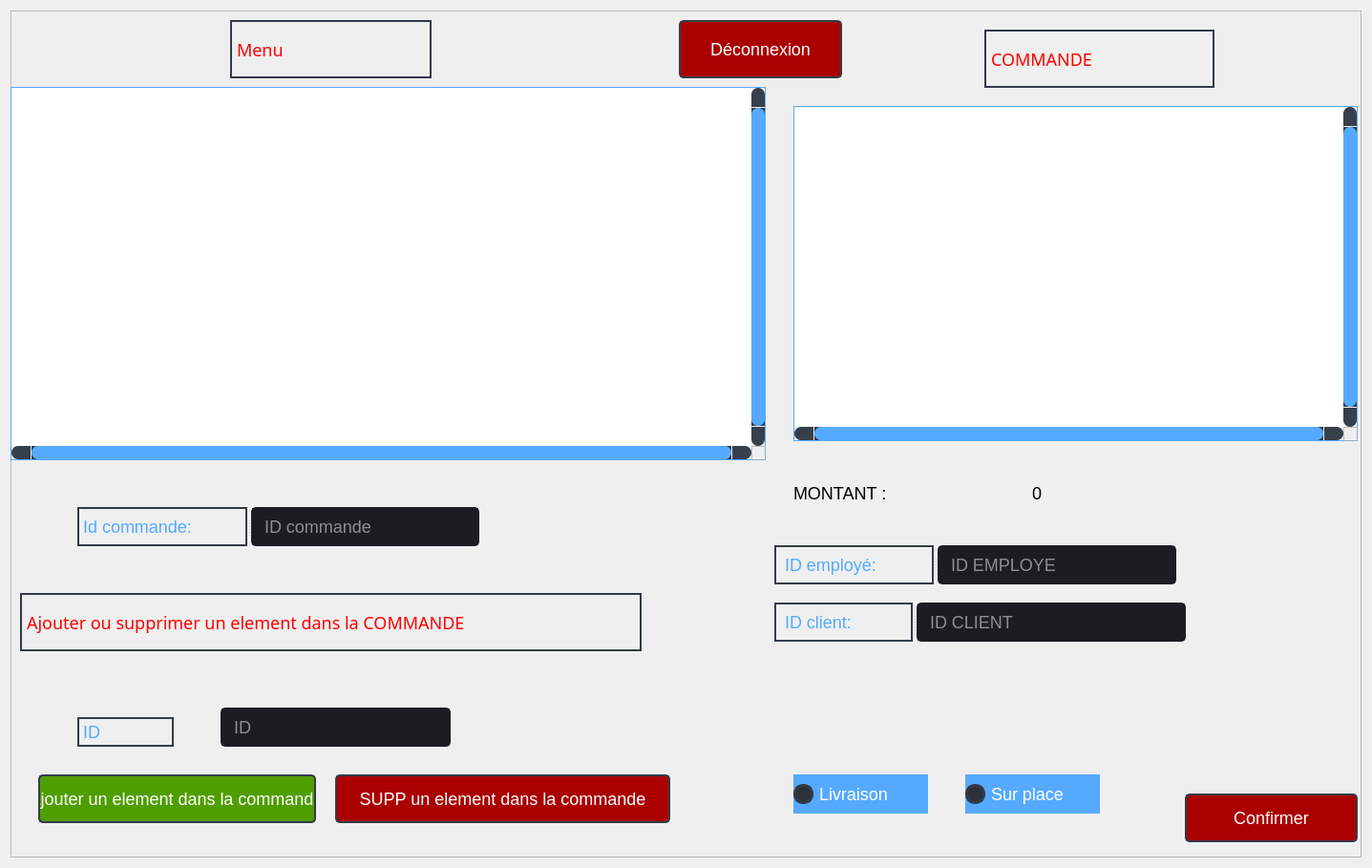
<?xml version="1.0" encoding="UTF-8"?>
<ui version="4.0">
 <class>commande</class>
 <widget class="QDialog" name="commande">
  <property name="geometry">
   <rect>
    <x>0</x>
    <y>0</y>
    <width>1437</width>
    <height>909</height>
   </rect>
  </property>
  <property name="windowTitle">
   <string>Commande</string>
  </property>
  <property name="styleSheet">
   <string notr="true">background-color: rgb(40, 44, 52);
QDialog {background: transparent; }
QToolTip {
	color: #ffffff;
	background-color: rgba(27, 29, 35, 160);
	border: 1px solid rgb(40, 40, 40);
	border-radius: 2px;
}
*{
	
	font-size:18px;
};
border-radius: 5px;
gridline-color: transparent;
border-bottom: 1px solid rgb(44, 49, 60);
color: rgb(255, 96, 96);
QMainWindow {background: transparent; }
QToolTip {
	color: #ffffff;
	background-color: rgba(27, 29, 35, 160);
	border: 1px solid rgb(40, 40, 40);
	border-radius: 2px;
}</string>
  </property>
  <layout class="QHBoxLayout" name="horizontalLayout">
   <item>
    <widget class="QFrame" name="frame">
     <property name="styleSheet">
      <string notr="true">background-color: rgb(40, 44, 52);/* LINE EDIT */
QLineEdit {
	background-color: rgb(27, 29, 35);
	border-radius: 5px;
	border: 2px solid rgb(27, 29, 35);
	padding-left: 10px;
}
QLineEdit:hover {
	border: 2px solid rgb(64, 71, 88);
}
QLineEdit:focus {
	border: 2px solid rgb(91, 101, 124);
}

/* SCROLL BARS */
QScrollBar:horizontal {
    border: none;
    background: rgb(52, 59, 72);
    height: 14px;
    margin: 0px 21px 0 21px;
	border-radius: 0px;
}
QScrollBar::handle:horizontal {
    background: rgb(85, 170, 255);
    min-width: 25px;
	border-radius: 7px
}
QScrollBar::add-line:horizontal {
    border: none;
    background: rgb(55, 63, 77);
    width: 20px;
	border-top-right-radius: 7px;
    border-bottom-right-radius: 7px;
    subcontrol-position: right;
    subcontrol-origin: margin;
}
QScrollBar::sub-line:horizontal {
    border: none;
    background: rgb(55, 63, 77);
    width: 20px;
	border-top-left-radius: 7px;
    border-bottom-left-radius: 7px;
    subcontrol-position: left;
    subcontrol-origin: margin;
}
QScrollBar::up-arrow:horizontal, QScrollBar::down-arrow:horizontal
{
     background: none;
}
QScrollBar::add-page:horizontal, QScrollBar::sub-page:horizontal
{
     background: none;
}
 QScrollBar:vertical {
	border: none;
    background: rgb(52, 59, 72);
    width: 14px;
    margin: 21px 0 21px 0;
	border-radius: 0px;
 }
 QScrollBar::handle:vertical {	
	background: rgb(85, 170, 255);
    min-height: 25px;
	border-radius: 7px
 }
 QScrollBar::add-line:vertical {
     border: none;
    background: rgb(55, 63, 77);
     height: 20px;
	border-bottom-left-radius: 7px;
    border-bottom-right-radius: 7px;
     subcontrol-position: bottom;
     subcontrol-origin: margin;
 }
 QScrollBar::sub-line:vertical {
	border: none;
    background: rgb(55, 63, 77);
     height: 20px;
	border-top-left-radius: 7px;
    border-top-right-radius: 7px;
     subcontrol-position: top;
     subcontrol-origin: margin;
 }
 QScrollBar::up-arrow:vertical, QScrollBar::down-arrow:vertical {
     background: none;
 }

 QScrollBar::add-page:vertical, QScrollBar::sub-page:vertical {
     background: none;
 }

/* CHECKBOX */
QCheckBox::indicator {
    border: 3px solid rgb(52, 59, 72);
	width: 15px;
	height: 15px;
	border-radius: 10px;
    background: rgb(44, 49, 60);
}
QCheckBox::indicator:hover {
    border: 3px solid rgb(58, 66, 81);
}
QCheckBox::indicator:checked {
    background: 3px solid rgb(52, 59, 72);
	border: 3px solid rgb(52, 59, 72);	
	background-image: url(:/16x16/icons/16x16/cil-check-alt.png);
}

/* RADIO BUTTON */
QRadioButton::indicator {
    border: 3px solid rgb(52, 59, 72);
	width: 15px;
	height: 15px;
	border-radius: 10px;
    background: rgb(44, 49, 60);
}
QRadioButton::indicator:hover {
    border: 3px solid rgb(58, 66, 81);
}
QRadioButton::indicator:checked {
    background: 3px solid rgb(94, 106, 130);
	border: 3px solid rgb(52, 59, 72);	
}

/* COMBOBOX */
QComboBox{
	background-color: rgb(27, 29, 35);
	border-radius: 5px;
	border: 2px solid rgb(27, 29, 35);
	padding: 5px;
	padding-left: 10px;
}
QComboBox:hover{
	border: 2px solid rgb(64, 71, 88);
}
QComboBox::drop-down {
	subcontrol-origin: padding;
	subcontrol-position: top right;
	width: 25px; 
	border-left-width: 3px;
	border-left-color: rgba(39, 44, 54, 150);
	border-left-style: solid;
	border-top-right-radius: 3px;
	border-bottom-right-radius: 3px;	
	background-image: url(:/16x16/icons/16x16/cil-arrow-bottom.png);
	background-position: center;
	background-repeat: no-reperat;
 }
QComboBox QAbstractItemView {
	color: rgb(85, 170, 255);	
	background-color: rgb(27, 29, 35);
	padding: 10px;
	selection-background-color: rgb(39, 44, 54);
}

/* SLIDERS */
QSlider::groove:horizontal {
    border-radius: 9px;
    height: 18px;
	margin: 0px;
	background-color: rgb(52, 59, 72);
}
QSlider::groove:horizontal:hover {
	background-color: rgb(55, 62, 76);
}
QSlider::handle:horizontal {
    background-color: rgb(85, 170, 255);
    border: none;
    height: 18px;
    width: 18px;
    margin: 0px;
	border-radius: 9px;
}
QSlider::handle:horizontal:hover {
    background-color: rgb(105, 180, 255);
}
QSlider::handle:horizontal:pressed {
    background-color: rgb(65, 130, 195);
}

QSlider::groove:vertical {
    border-radius: 9px;
    width: 18px;
    margin: 0px;
	background-color: rgb(52, 59, 72);
}
QSlider::groove:vertical:hover {
	background-color: rgb(55, 62, 76);
}
QSlider::handle:vertical {
    background-color: rgb(85, 170, 255);
	border: none;
    height: 18px;
    width: 18px;
    margin: 0px;
	border-radius: 9px;
}
QSlider::handle:vertical:hover {
    background-color: rgb(105, 180, 255);
}
QSlider::handle:vertical:pressed {
    background-color: rgb(65, 130, 195);
}
QTableWidget{
	background-color: rgb(255, 255, 255);
}
QDialog {background: transparent; }
QToolTip {
	color: #ffffff;
	background-color: rgba(27, 29, 35, 160);
	border: 1px solid rgb(40, 40, 40);
	border-radius: 2px;
}
*{
	
	font-size:18px;
}

</string>
     </property>
     <property name="frameShape">
      <enum>QFrame::StyledPanel</enum>
     </property>
     <property name="frameShadow">
      <enum>QFrame::Raised</enum>
     </property>
     <widget class="QPushButton" name="pushButton_43">
      <property name="geometry">
       <rect>
        <x>1230</x>
        <y>820</y>
        <width>181</width>
        <height>51</height>
       </rect>
      </property>
      <property name="minimumSize">
       <size>
        <width>150</width>
        <height>30</height>
       </size>
      </property>
      <property name="font">
       <font>
        <family>Segoe UI</family>
        <pointsize>9</pointsize>
       </font>
      </property>
      <property name="styleSheet">
       <string notr="true">QPushButton {
	color: rgb(255, 255, 255);
	border: 2px solid rgb(52, 59, 72);
	border-radius: 5px;	
	
	background-color: rgb(170, 0, 0);

}
QPushButton:hover {
	background-color: rgb(57, 65, 80);
	border: 2px solid rgb(61, 70, 86);
}
QPushButton:pressed {	
	background-color: rgb(35, 40, 49);
	border: 2px solid rgb(43, 50, 61);
}</string>
      </property>
      <property name="text">
       <string>Confirmer</string>
      </property>
      <property name="icon">
       <iconset>
        <normaloff>:/16x16/icons/16x16/cil-folder-open.png</normaloff>:/16x16/icons/16x16/cil-folder-open.png</iconset>
      </property>
     </widget>
     <widget class="QLabel" name="label_16">
      <property name="geometry">
       <rect>
        <x>1020</x>
        <y>20</y>
        <width>241</width>
        <height>61</height>
       </rect>
      </property>
      <property name="font">
       <font>
        <family>Orbitron</family>
        <pointsize>20</pointsize>
        <weight>9</weight>
        <italic>false</italic>
        <bold>false</bold>
       </font>
      </property>
      <property name="styleSheet">
       <string notr="true">
color: rgb(255, 0, 0);

border:2px solid  rgb(52, 59, 72);
font: 75 20pt &quot;Orbitron&quot;;
</string>
      </property>
      <property name="text">
       <string>COMMANDE</string>
      </property>
     </widget>
     <widget class="QCheckBox" name="checkBox_2">
      <property name="geometry">
       <rect>
        <x>820</x>
        <y>800</y>
        <width>141</width>
        <height>41</height>
       </rect>
      </property>
      <property name="font">
       <font>
        <pointsize>11</pointsize>
       </font>
      </property>
      <property name="styleSheet">
       <string notr="true">
QCheckBox::indicator:checked {
	background-color: rgb(170, 0, 0);

}
QCheckBox {
background-color: rgb(85, 170, 255);
color :rgb(255, 255, 255);
}
QCheckBox:hover {
	background-color: rgb(57, 65, 80);
	border: 2px solid rgb(61, 70, 86);
}
QCheckBox:pressed {	
	background-color: rgb(35, 40, 49);
	border: 2px solid rgb(43, 50, 61);
}
</string>
      </property>
      <property name="text">
       <string>Livraison</string>
      </property>
      <attribute name="buttonGroup">
       <string notr="true">buttonGroup</string>
      </attribute>
     </widget>
     <widget class="QCheckBox" name="checkBox_4">
      <property name="geometry">
       <rect>
        <x>1000</x>
        <y>800</y>
        <width>141</width>
        <height>41</height>
       </rect>
      </property>
      <property name="font">
       <font>
        <pointsize>11</pointsize>
       </font>
      </property>
      <property name="styleSheet">
       <string notr="true">
QCheckBox::indicator:checked {
	background-color: rgb(170, 0, 0);

}
QCheckBox {
background-color: rgb(85, 170, 255);
color :rgb(255, 255, 255);
}
QCheckBox:hover {
	background-color: rgb(57, 65, 80);
	border: 2px solid rgb(61, 70, 86);
}
QCheckBox:pressed {	
	background-color: rgb(35, 40, 49);
	border: 2px solid rgb(43, 50, 61);
}
</string>
      </property>
      <property name="text">
       <string>Sur place</string>
      </property>
      <attribute name="buttonGroup">
       <string notr="true">buttonGroup</string>
      </attribute>
     </widget>
     <widget class="QSplitter" name="splitter">
      <property name="geometry">
       <rect>
        <x>800</x>
        <y>620</y>
        <width>431</width>
        <height>41</height>
       </rect>
      </property>
      <property name="orientation">
       <enum>Qt::Horizontal</enum>
      </property>
      <widget class="QLabel" name="label_13">
       <property name="font">
        <font>
         <pointsize>11</pointsize>
        </font>
       </property>
       <property name="styleSheet">
        <string notr="true">color : rgb(85, 170, 255);

border:2px solid  rgb(52, 59, 72);
</string>
       </property>
       <property name="text">
        <string> ID client:</string>
       </property>
      </widget>
      <widget class="QLineEdit" name="lineEdit_7">
       <property name="minimumSize">
        <size>
         <width>0</width>
         <height>30</height>
        </size>
       </property>
       <property name="styleSheet">
        <string notr="true">QLineEdit {
color : rgb(255, 255, 255);
	background-color: rgb(27, 29, 35);
	border-radius: 5px;
	border: 2px solid rgb(27, 29, 35);
	padding-left: 10px;
}
QLineEdit:hover {
	border: 2px solid rgb(64, 71, 88);
}
QLineEdit:focus {
	border: 2px solid rgb(91, 101, 124);
}</string>
       </property>
       <property name="text">
        <string/>
       </property>
       <property name="placeholderText">
        <string>ID CLIENT</string>
       </property>
      </widget>
     </widget>
     <widget class="QSplitter" name="splitter_2">
      <property name="geometry">
       <rect>
        <x>800</x>
        <y>560</y>
        <width>421</width>
        <height>41</height>
       </rect>
      </property>
      <property name="orientation">
       <enum>Qt::Horizontal</enum>
      </property>
      <widget class="QLabel" name="label_15">
       <property name="font">
        <font>
         <pointsize>11</pointsize>
        </font>
       </property>
       <property name="styleSheet">
        <string notr="true">color : rgb(85, 170, 255);

border:2px solid  rgb(52, 59, 72);
</string>
       </property>
       <property name="text">
        <string> ID employé:</string>
       </property>
      </widget>
      <widget class="QLineEdit" name="lineEdit_9">
       <property name="minimumSize">
        <size>
         <width>0</width>
         <height>30</height>
        </size>
       </property>
       <property name="styleSheet">
        <string notr="true">QLineEdit {
color : rgb(255, 255, 255);
	background-color: rgb(27, 29, 35);
	border-radius: 5px;
	border: 2px solid rgb(27, 29, 35);
	padding-left: 10px;
}
QLineEdit:hover {
	border: 2px solid rgb(64, 71, 88);
}
QLineEdit:focus {
	border: 2px solid rgb(91, 101, 124);
}</string>
       </property>
       <property name="text">
        <string/>
       </property>
       <property name="placeholderText">
        <string>ID EMPLOYE</string>
       </property>
      </widget>
     </widget>
     <widget class="QLabel" name="label">
      <property name="geometry">
       <rect>
        <x>1070</x>
        <y>460</y>
        <width>201</width>
        <height>91</height>
       </rect>
      </property>
      <property name="styleSheet">
       <string notr="true">font: 75 22pt &quot;MS Shell Dlg 2&quot;;</string>
      </property>
      <property name="text">
       <string>0</string>
      </property>
     </widget>
     <widget class="QTableView" name="tableView_13">
      <property name="geometry">
       <rect>
        <x>0</x>
        <y>80</y>
        <width>791</width>
        <height>391</height>
       </rect>
      </property>
      <property name="styleSheet">
       <string notr="true">QHeaderView::section {
	
	font: 87 10pt &quot;Cinzel Black&quot;;
    background-color: rgb(39, 44, 54);
    border-style: none;
    border-bottom: 1px solid rgb(85, 170, 255);
    border-right:  1px solid rgb(85, 170, 255);
}

QHeaderView::section:vertical
{
    border-left: 1px solid  rgb(85, 170, 255);
}
QTableView {
	
	color: rgb(255, 255, 255);
	border-style: solid;
	border-top: 1px solid  rgb(85, 170, 255);
	 border-left: 1px solid  rgb(85, 170, 255);
 border-bottom: 1px solid rgb(85, 170, 255);
 border-right:  1px solid rgb(85, 170, 255);
}
QTableView::item {
     border-bottom: 1px solid rgb(85, 170, 255);
    border-right:  1px solid rgb(85, 170, 255);
    background-color : none;
}
QTableView::indicator:unchecked {
    background-color: #d7d6d5
}</string>
      </property>
      <property name="verticalScrollBarPolicy">
       <enum>Qt::ScrollBarAlwaysOn</enum>
      </property>
      <property name="horizontalScrollBarPolicy">
       <enum>Qt::ScrollBarAlwaysOn</enum>
      </property>
      <attribute name="verticalHeaderVisible">
       <bool>false</bool>
      </attribute>
     </widget>
     <widget class="QLabel" name="label_17">
      <property name="geometry">
       <rect>
        <x>230</x>
        <y>10</y>
        <width>211</width>
        <height>61</height>
       </rect>
      </property>
      <property name="font">
       <font>
        <family>Orbitron</family>
        <pointsize>20</pointsize>
        <weight>9</weight>
        <italic>false</italic>
        <bold>false</bold>
       </font>
      </property>
      <property name="styleSheet">
       <string notr="true">
color: rgb(255, 0, 0);

border:2px solid  rgb(52, 59, 72);
font: 75 20pt &quot;Orbitron&quot;;
</string>
      </property>
      <property name="text">
       <string>Menu</string>
      </property>
     </widget>
     <widget class="QTableView" name="tableView_14">
      <property name="geometry">
       <rect>
        <x>820</x>
        <y>100</y>
        <width>591</width>
        <height>351</height>
       </rect>
      </property>
      <property name="styleSheet">
       <string notr="true">QHeaderView::section {
	
	font: 87 10pt &quot;Cinzel Black&quot;;
    background-color: rgb(39, 44, 54);
    border-style: none;
    border-bottom: 1px solid rgb(85, 170, 255);
    border-right:  1px solid rgb(85, 170, 255);
}

QHeaderView::section:vertical
{
    border-left: 1px solid  rgb(85, 170, 255);
}
QTableView {
	
	color: rgb(255, 255, 255);
	border-style: solid;
	border-top: 1px solid  rgb(85, 170, 255);
	 border-left: 1px solid  rgb(85, 170, 255);
 border-bottom: 1px solid rgb(85, 170, 255);
 border-right:  1px solid rgb(85, 170, 255);
}
QTableView::item {
     border-bottom: 1px solid rgb(85, 170, 255);
    border-right:  1px solid rgb(85, 170, 255);
    background-color : none;
}
QTableView::indicator:unchecked {
    background-color: #d7d6d5
}</string>
      </property>
      <property name="verticalScrollBarPolicy">
       <enum>Qt::ScrollBarAlwaysOn</enum>
      </property>
      <property name="horizontalScrollBarPolicy">
       <enum>Qt::ScrollBarAlwaysOn</enum>
      </property>
      <attribute name="verticalHeaderVisible">
       <bool>false</bool>
      </attribute>
     </widget>
     <widget class="QPushButton" name="pushButton_33">
      <property name="geometry">
       <rect>
        <x>29</x>
        <y>800</y>
        <width>291</width>
        <height>51</height>
       </rect>
      </property>
      <property name="minimumSize">
       <size>
        <width>150</width>
        <height>30</height>
       </size>
      </property>
      <property name="font">
       <font>
        <family>Segoe UI</family>
       </font>
      </property>
      <property name="styleSheet">
       <string notr="true">QPushButton {
	color: rgb(255, 255, 255);
	border: 2px solid rgb(52, 59, 72);
	border-radius: 5px;	
	
	background-color:rgb(79, 158, 0);

}
QPushButton:hover {
	background-color: rgb(57, 65, 80);
	border: 2px solid rgb(61, 70, 86);
}
QPushButton:pressed {	
	background-color: rgb(35, 40, 49);
	border: 2px solid rgb(43, 50, 61);
}</string>
      </property>
      <property name="text">
       <string>ajouter un element dans la commande</string>
      </property>
      <property name="icon">
       <iconset>
        <normaloff>:/16x16/icons/16x16/cil-folder-open.png</normaloff>:/16x16/icons/16x16/cil-folder-open.png</iconset>
      </property>
     </widget>
     <widget class="QLabel" name="label_71">
      <property name="geometry">
       <rect>
        <x>70</x>
        <y>740</y>
        <width>101</width>
        <height>31</height>
       </rect>
      </property>
      <property name="font">
       <font/>
      </property>
      <property name="focusPolicy">
       <enum>Qt::StrongFocus</enum>
      </property>
      <property name="styleSheet">
       <string notr="true">color : rgb(85, 170, 255);

border:2px solid  rgb(52, 59, 72);
</string>
      </property>
      <property name="text">
       <string>ID </string>
      </property>
     </widget>
     <widget class="QLineEdit" name="lineEdit_32">
      <property name="geometry">
       <rect>
        <x>220</x>
        <y>730</y>
        <width>241</width>
        <height>41</height>
       </rect>
      </property>
      <property name="minimumSize">
       <size>
        <width>0</width>
        <height>30</height>
       </size>
      </property>
      <property name="styleSheet">
       <string notr="true">QLineEdit {
color : rgb(255, 255, 255);
	background-color: rgb(27, 29, 35);
	border-radius: 5px;
	border: 2px solid rgb(27, 29, 35);
	padding-left: 10px;
}
QLineEdit:hover {
	border: 2px solid rgb(64, 71, 88);
}
QLineEdit:focus {
	border: 2px solid rgb(91, 101, 124);
}</string>
      </property>
      <property name="text">
       <string/>
      </property>
      <property name="placeholderText">
       <string>ID</string>
      </property>
     </widget>
     <widget class="QPushButton" name="pushButton_32">
      <property name="geometry">
       <rect>
        <x>340</x>
        <y>800</y>
        <width>351</width>
        <height>51</height>
       </rect>
      </property>
      <property name="minimumSize">
       <size>
        <width>0</width>
        <height>0</height>
       </size>
      </property>
      <property name="font">
       <font>
        <family>Segoe UI</family>
       </font>
      </property>
      <property name="styleSheet">
       <string notr="true">QPushButton {
	color: rgb(255, 255, 255);
	border: 2px solid rgb(52, 59, 72);
	border-radius: 5px;	
	
	background-color: rgb(170, 0, 0);

}
QPushButton:hover {
	background-color: rgb(57, 65, 80);
	border: 2px solid rgb(61, 70, 86);
}
QPushButton:pressed {	
	background-color: rgb(35, 40, 49);
	border: 2px solid rgb(43, 50, 61);
}</string>
      </property>
      <property name="text">
       <string>SUPP un element dans la commande</string>
      </property>
      <property name="icon">
       <iconset>
        <normaloff>:/16x16/icons/16x16/cil-folder-open.png</normaloff>:/16x16/icons/16x16/cil-folder-open.png</iconset>
      </property>
     </widget>
     <widget class="QLabel" name="label_18">
      <property name="geometry">
       <rect>
        <x>10</x>
        <y>610</y>
        <width>651</width>
        <height>61</height>
       </rect>
      </property>
      <property name="font">
       <font>
        <family>Orbitron</family>
        <pointsize>12</pointsize>
        <weight>9</weight>
        <italic>false</italic>
        <bold>false</bold>
       </font>
      </property>
      <property name="styleSheet">
       <string notr="true">
color: rgb(255, 0, 0);

border:2px solid  rgb(52, 59, 72);
font: 75 12pt &quot;Orbitron&quot;;
</string>
      </property>
      <property name="text">
       <string>Ajouter ou supprimer un element dans la COMMANDE</string>
      </property>
     </widget>
     <widget class="QPushButton" name="pushButton_34">
      <property name="geometry">
       <rect>
        <x>700</x>
        <y>10</y>
        <width>171</width>
        <height>61</height>
       </rect>
      </property>
      <property name="minimumSize">
       <size>
        <width>0</width>
        <height>0</height>
       </size>
      </property>
      <property name="font">
       <font>
        <family>Segoe UI</family>
       </font>
      </property>
      <property name="styleSheet">
       <string notr="true">QPushButton {
	color: rgb(255, 255, 255);
	border: 2px solid rgb(52, 59, 72);
	border-radius: 5px;	
	
	background-color: rgb(170, 0, 0);

}
QPushButton:hover {
	background-color: rgb(57, 65, 80);
	border: 2px solid rgb(61, 70, 86);
}
QPushButton:pressed {	
	background-color: rgb(35, 40, 49);
	border: 2px solid rgb(43, 50, 61);
}</string>
      </property>
      <property name="text">
       <string>Déconnexion</string>
      </property>
      <property name="icon">
       <iconset>
        <normaloff>:/16x16/icons/16x16/cil-folder-open.png</normaloff>:/16x16/icons/16x16/cil-folder-open.png</iconset>
      </property>
     </widget>
     <widget class="QSplitter" name="splitter_3">
      <property name="geometry">
       <rect>
        <x>70</x>
        <y>520</y>
        <width>421</width>
        <height>41</height>
       </rect>
      </property>
      <property name="orientation">
       <enum>Qt::Horizontal</enum>
      </property>
      <widget class="QLabel" name="label_19">
       <property name="font">
        <font>
         <pointsize>11</pointsize>
        </font>
       </property>
       <property name="styleSheet">
        <string notr="true">color : rgb(85, 170, 255);

border:2px solid  rgb(52, 59, 72);
</string>
       </property>
       <property name="text">
        <string>Id commande:</string>
       </property>
      </widget>
      <widget class="QLineEdit" name="lineEdit_10">
       <property name="minimumSize">
        <size>
         <width>0</width>
         <height>30</height>
        </size>
       </property>
       <property name="styleSheet">
        <string notr="true">QLineEdit {
color : rgb(255, 255, 255);
	background-color: rgb(27, 29, 35);
	border-radius: 5px;
	border: 2px solid rgb(27, 29, 35);
	padding-left: 10px;
}
QLineEdit:hover {
	border: 2px solid rgb(64, 71, 88);
}
QLineEdit:focus {
	border: 2px solid rgb(91, 101, 124);
}</string>
       </property>
       <property name="text">
        <string/>
       </property>
       <property name="placeholderText">
        <string>ID commande</string>
       </property>
      </widget>
     </widget>
     <widget class="QLabel" name="label_2">
      <property name="geometry">
       <rect>
        <x>820</x>
        <y>460</y>
        <width>201</width>
        <height>91</height>
       </rect>
      </property>
      <property name="styleSheet">
       <string notr="true">font: 75 22pt &quot;MS Shell Dlg 2&quot;;</string>
      </property>
      <property name="text">
       <string>MONTANT :</string>
      </property>
     </widget>
    </widget>
   </item>
  </layout>
 </widget>
 <resources/>
 <connections/>
 <buttongroups>
  <buttongroup name="buttonGroup"/>
 </buttongroups>
</ui>
